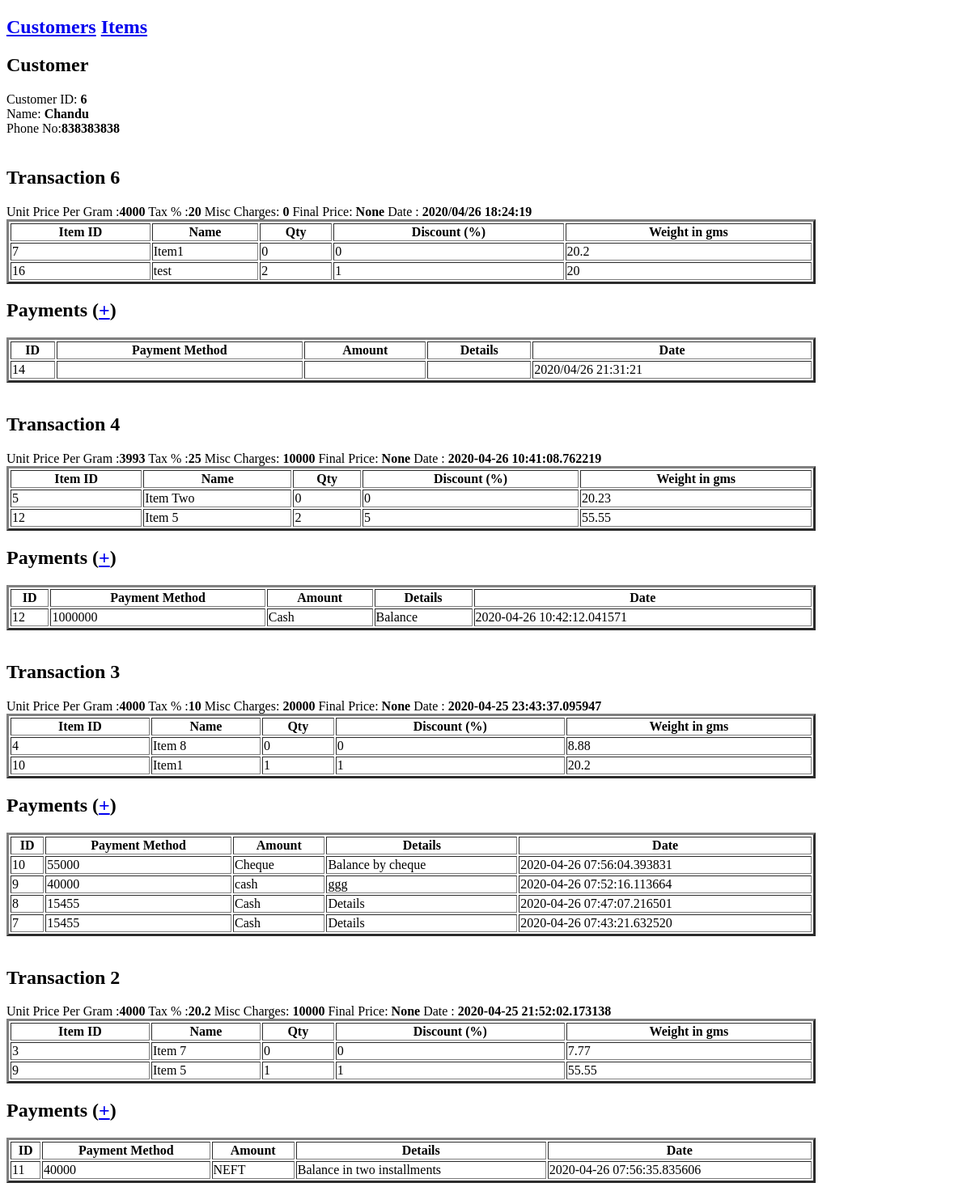
Before: /showtransactions/6/ with the older database file.
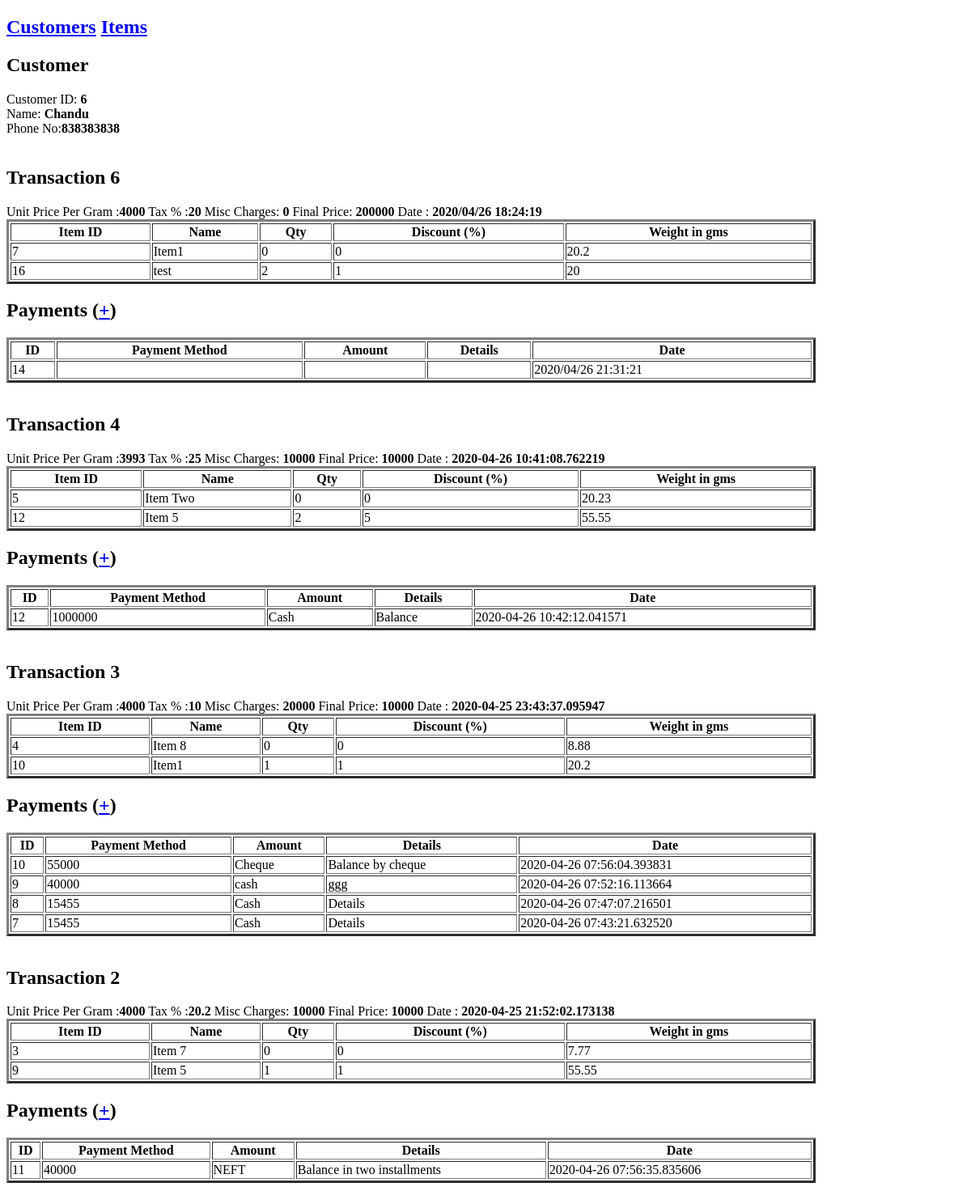
After: the same page with the newer database file.
### tables this page shows
CREATE TABLE "customer" (
	"id"	INTEGER NOT NULL PRIMARY KEY AUTOINCREMENT UNIQUE,
	"name"	TEXT NOT NULL,
	"mob1"	INTEGER NOT NULL,
	"mob2"	INTEGER NOT NULL,
	"address"	TEXT NOT NULL,
	"city"	TEXT NOT NULL,
	"aadhar_card"	TEXT NOT NULL,
	"photo"	TEXT NOT NULL,
	"created_date"	TEXT NOT NULL
);

CREATE TABLE "trans" (
	"id"	INTEGER NOT NULL PRIMARY KEY AUTOINCREMENT,
	"customer_id"	INTEGER NOT NULL,
	"unit_price"	NUMERIC NOT NULL DEFAULT 0.00,
	"tax"	NUMERIC NOT NULL DEFAULT 10,
	"misc"	NUMERIC NOT NULL,
	"create_date"	TEXT NOT NULL,
	"final_price"	NUMERIC
);

CREATE TABLE "transaction_items" (
	"id"	INTEGER NOT NULL PRIMARY KEY AUTOINCREMENT,
	"tx_id"	INTEGER NOT NULL,
	"item_id"	INTEGER NOT NULL,
	"qty"	INTEGER NOT NULL DEFAULT 1,
	"discount"	NUMERIC NOT NULL DEFAULT 0.00
);

CREATE TABLE "item" (
	"id"	INTEGER NOT NULL PRIMARY KEY AUTOINCREMENT UNIQUE,
	"name"	TEXT NOT NULL,
	"desc"	TEXT NOT NULL,
	"weight"	NUMERIC NOT NULL,
	"photo"	TEXT,
	"created_date"	TEXT NOT NULL,
	"stock"	INTEGER DEFAULT 0.0
);

CREATE TABLE "payment" (
	"id"	INTEGER NOT NULL PRIMARY KEY AUTOINCREMENT UNIQUE,
	"tx_id"	INTEGER NOT NULL,
	"amount"	NUMERIC NOT NULL,
	"payment_type"	TEXT NOT NULL,
	"payment_details"	TEXT,
	"payment_date"	TEXT NOT NULL
);

### api.py (the view)
@app.route('/showtransactions/<id>/')
def show_transactions(id):
    c = customer.get(id)
    transactions = trans.get_transactions_for_customer(id)
    return render_template("transaction.html",customer=c,transactions=transactions)

### customer.py (called while the page is built)
    def get(self,id):
        sql = "select * from customer where id = ?"
        result = self.connection.cursor().execute(sql,(id,))
        rows = result.fetchall()
        return rows

### transaction.py (called while the page is built)
    def get_items_for_transaction(self,ids):
        sql = "select * from transaction_items a, item b where a.tx_id = ? \
             and a.item_id = b.id order by tx_id desc"
        result = self.connection.cursor().execute(sql,[ids])
        rows = result.fetchall()
        return rows

    def payments(self, bill_id):
        sql = "select id,payment_type,amount,payment_details,payment_date from payment where tx_id = ? order by id desc"
        result = self.connection.cursor().execute(sql,(bill_id,))
        rows = result.fetchall()
        return rows

### templates/transaction.html (shortened to what this page needs)
<!DOCTYPE html>
<html>
<head>
</head>
<body>
    <h2><a href='/customers/'>Customers</a> <a href='/items/'>Items</a></h2>
        <h2>Customer</h2>
        Customer ID: <strong>{{customer[0][0]}}</strong><br>
        Name: <strong>{{customer[0][1]}}</strong><br>
        Phone No:<strong>{{customer[0][2]}}</strong><br><br>
        {% for trans in transactions['transactions'] %}
        <h2>Transaction {{trans['id']}}</h2>
        Unit Price Per Gram :<strong>{{trans['unit_price']}}</strong>   Tax % :<Strong>{{trans['tax']}}</Strong>    Misc Charges:<Strong> {{trans['misc']}}</Strong>    Final Price:<Strong> {{trans['final_price']}}</Strong>  Date :<Strong> {{trans['created_date']}}</Strong><br>
        <table id="data_table" style="width:1000px" border="3">
            <th>Item ID</th>
            <th>Name</th>
            <th>Qty</th>
            <th>Discount (%)</th>
            <th>Weight in gms</th>
            {% for c in trans['items'] %}
            <tr>
                <td>{{c['id']}}</td>
                <td>{{c['item_name']}}</td>
                <td>{{c['qty']}}</td>
                <td>{{c['discount']}}</td>
                <td>{{c['weight']}}</td>
            </tr>
            {% endfor %}
        </table>
        <h2>Payments (<a href='/newpayment/{{trans['id']}}/{{customer[0][0]}}/'>+</a>)</h2>
        <table id="data_table" style="width:1000px" border="3">
            <th>ID</th>
            <th>Payment Method</th>
            <th>Amount</th>
            <th>Details</th>
            <th>Date</th>
            {% for c in trans['payments'] %}
            <tr>
                <td>{{c['id']}}</td>
                <td>{{c['payment_method']}}</td>
                <td>{{c['amount']}}</td>
                <td>{{c['payment_details']}}</td>
                <td>{{c['payment_date']}}</td>
            </tr>
            {% endfor %}
        </table><br>
        {% endfor %}
</body>
</html>

Changed rows visible on the page:
changed trans id 6: final_price "None" → "200000"
changed trans id 4: final_price "None" → "10000"
changed trans id 3: final_price "None" → "10000"
changed trans id 2: final_price "None" → "10000"
